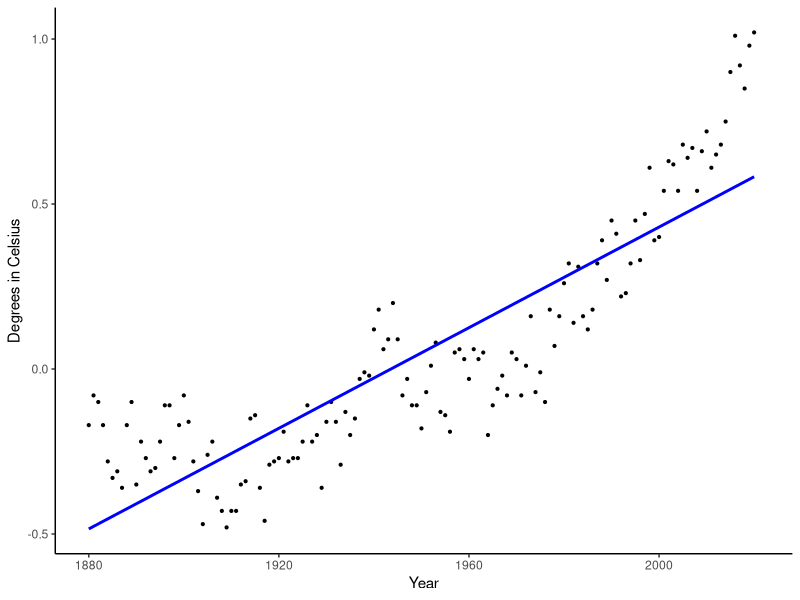
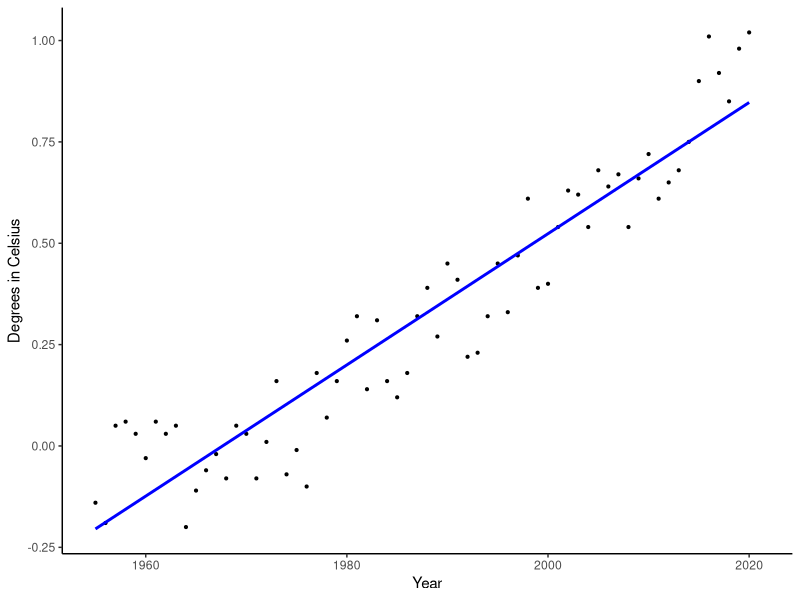
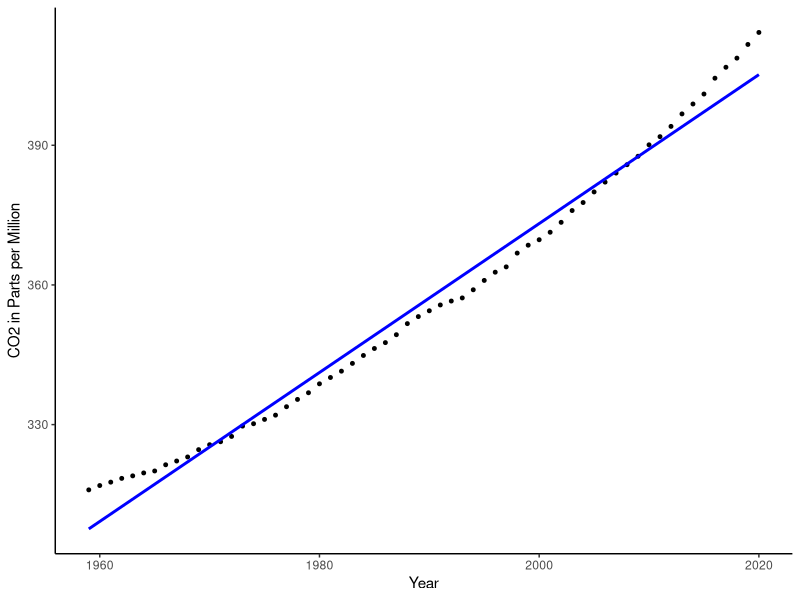
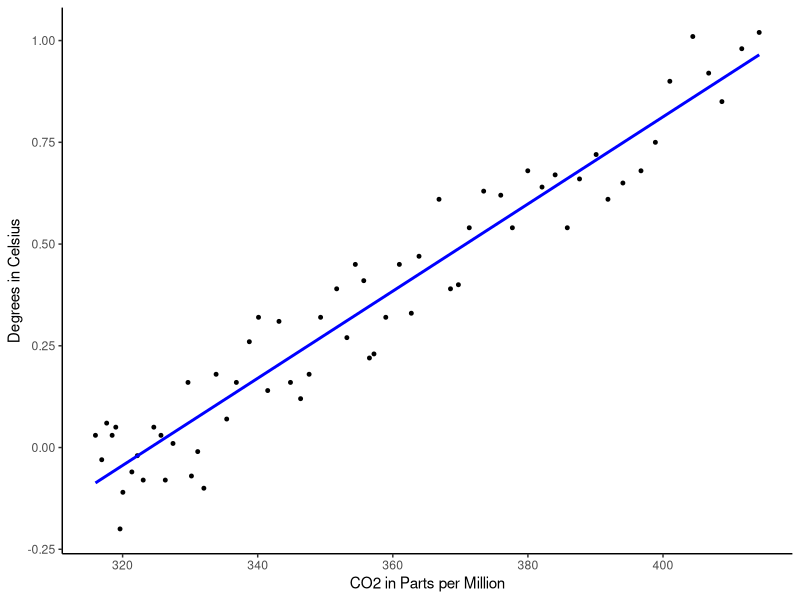
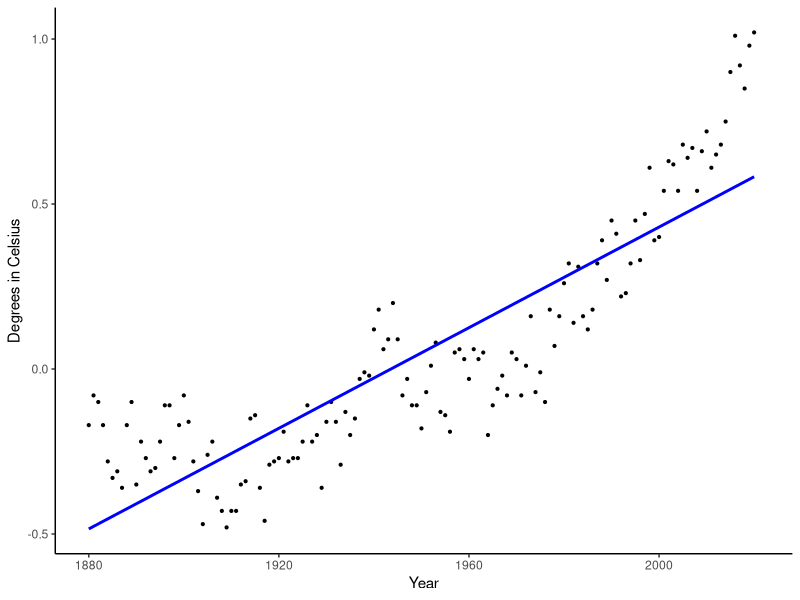
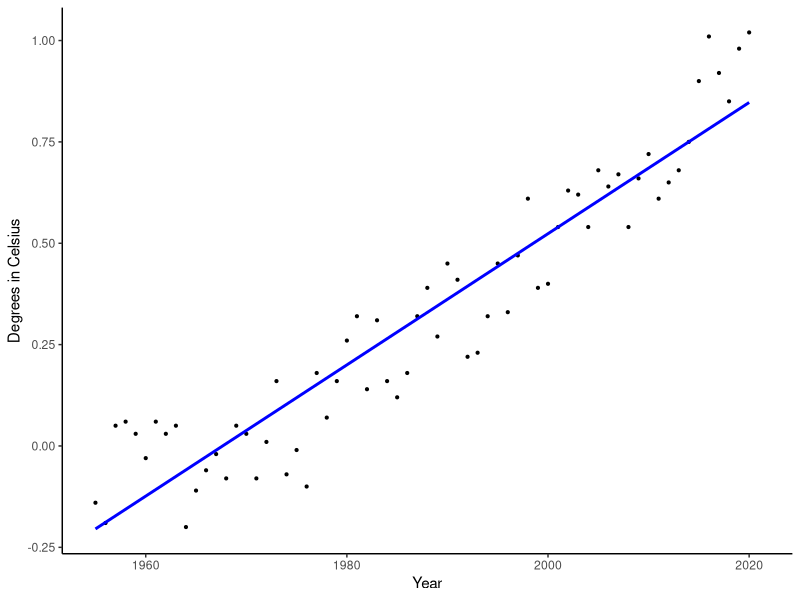
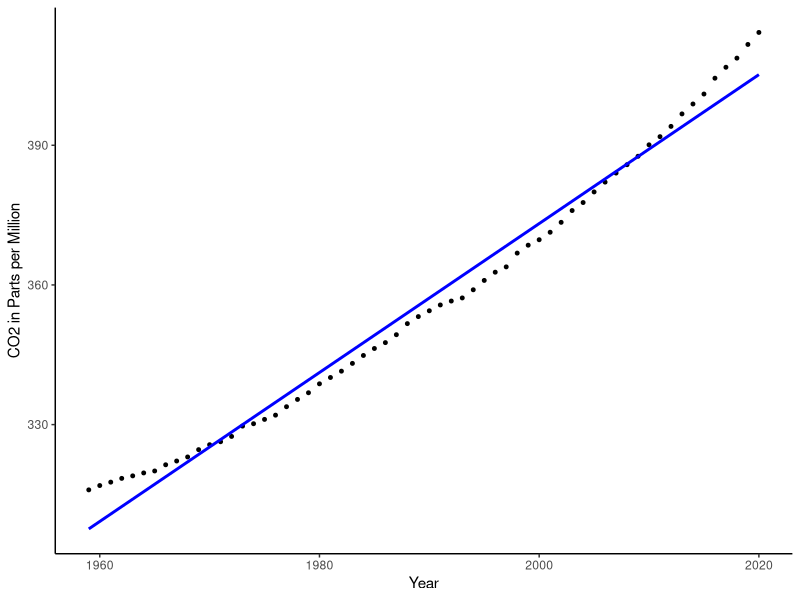
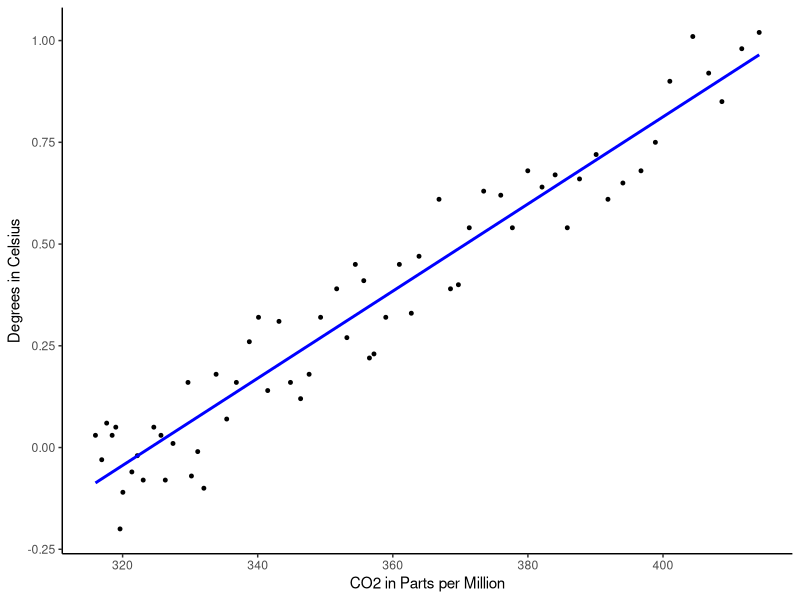

Source code (R) for these figures, in order:

library(dplyr)
library(ggplot2)

#read in air temperature data
global_temp.df  <- read.csv("global_temp_cleaned.csv")

# co2 dat set
loa_co2.df <- read.csv("loa_co2_cleaned.csv")

# Number 4
# you should clean up figure
ggplot(data = global_temp.df, aes(x=year, 
  y = annual_temp_c,))+
  geom_point(size = 0.75)+
  theme_classic()+
  geom_smooth(se = FALSE, method = lm, color = "blue")+
  xlab("Year")+
  ylab("Degrees in Celsius")
ggsave("climate_change_graph.jpg")

options(scipen = 999)
regression <- lm(global_temp.df$annual_temp_c ~ 
                   global_temp.df$year)
summary(regression)

# 4 a-c review output and where the answers came from

# 4a equation
# slope is 0.007
# y = mx+b
# y = 0.007*x+ -14.82

# 4 b r2 is the multiple r2 which is 0.75

# 4 c rate fo change
#for every 1 unit increase in x y increases 
# by 0.007

# in other words each year air temp is increasing by 0.007 degreees c

# filter some year in 1950s
library(dplyr)
# new plot and stats
# then google drive
head(global_temp.df)
recent <- filter(global_temp.df, year >= 1955)
ggplot(data = recent, aes(x=year, y = annual_temp_c))+
  geom_point(size = 0.75)+
  theme_classic()+
  geom_smooth(se = FALSE, method = lm, color = "blue")+
  xlab("Year")+
  ylab("Degrees in Celsius")
ggsave("1955_climate_change.jpg")
recent_regression <- lm(recent$annual_temp_c ~ recent$year)
summary(recent_regression)

# CO2
head(loa_co2.df)
ggplot(data = loa_co2.df, aes(x=year, y = annual_co2_ppm))+
  geom_point(size = 1)+
  theme_classic()+
  geom_smooth(se = FALSE, method = lm, color = "blue")+
  xlab("Year")+
  ylab("CO2 in Parts per Million")
ggsave("co2_change.jpg")
co2_regression <- lm(loa_co2.df$annual_co2_ppm ~ loa_co2.df$year)
summary(co2_regression)

# use the combo data set for part B
# combined data set for last part
combo <- full_join(global_temp.df, loa_co2.df)
combo <- na.omit(combo)
head(combo)
ggplot(data = combo, aes(x=annual_co2_ppm, y = annual_temp_c))+
  geom_point(size = 1)+
  theme_classic()+
  geom_smooth(se = FALSE, method = lm, color = "blue")+
  xlab("CO2 in Parts per Million")+
  ylab("Degrees in Celsius")
ggsave("combo_change.jpg")
combo_regression <- lm(combo$annual_co2_ppm ~ combo$annual_temp_c)
summary(combo_regression)
